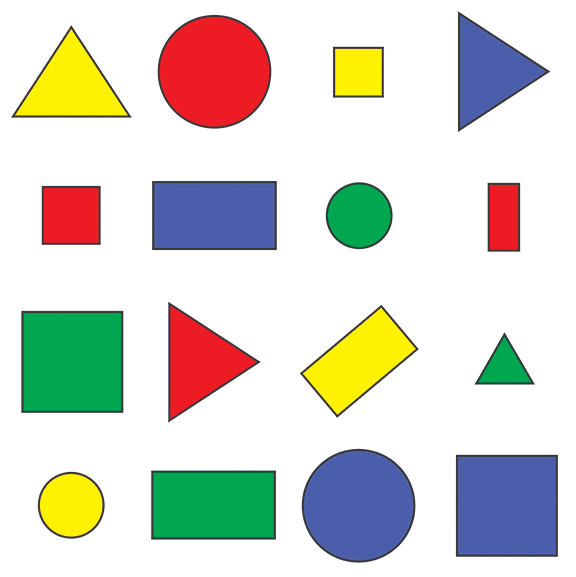
#> input picture pycharmproject/pyCV/resources/shapes.png, 576 x 577 px
$ python chapter8.py
#> lines starting #> are read from the running program, lines starting #| are printed output that depends on the picture; after the words box and inside, x2 and y2 are one past the last pixel; in counts of white or black regions, pixels touching at a corner belong together
### pycharmproject/pyCV/chapter6.py
import cv2
import numpy as np


def stackImages(scale, imgArray):
    rows = len(imgArray)
    cols = len(imgArray[0])
    rowsAvailable = isinstance(imgArray[0], list)
    width = imgArray[0][0].shape[1]
    height = imgArray[0][0].shape[0]

    if rowsAvailable:
        for x in range(0, rows):
            for y in range(0, cols):
                if imgArray[x][y].shape[:2] == imgArray[0][0].shape[:2]:
                    imgArray[x][y] = cv2.resize(imgArray[x][y], (0, 0), None, scale, scale)
                else:
                    imgArray[x][y] = cv2.resize(imgArray[x][y], (imgArray[0][0].shape[1], imgArray[0][0].shape[0]))
                    # imgArray[x][y] = cv2.resize(imgArray[x][y], (imgArray[0][0].shape[1], imgArray[0][0].shape[0]),
                    #                             None, scale, scale)
                if len(imgArray[x][y].shape) == 2:
                    imgArray[x][y] = cv2.cvtColor(imgArray[x][y], cv2.COLOR_GRAY2BGR)
        imageBlank = np.zeros((height, width, 3), np.uint8)
        hor = [imageBlank] * rows
        hor_con = [imageBlank] * rows
        for x in range(0, rows):
            hor[x] = np.hstack(imgArray[x])
        ver = np.vstack(hor)

    else:
        for x in range(0, rows):
            if imgArray[x].shape[:2] == imgArray[0].shape[:2]:
                imgArray[x] = cv2.resize(imgArray[x], (0, 0), None, scale, scale)
            else:
                imgArray[x] = cv2.resize(imgArray[x], (imgArray[0].shape[1], imgArray[0].shape[0]), None, scale, scale)
            if len(imgArray[x].shape) == 2:
                imgArray[x] = cv2.cvtColor(imgArray[x], cv2.COLOR_GRAY2BGR)
        hor = np.hstack(imgArray)
        ver = hor

    return ver

# [16 lines that do not run on import are left out]

### pycharmproject/pyCV/chapter8.py
import cv2
import numpy as np
from pycharmproject.pyCV.chapter6 import stackImages


# contours/shape detection
def getContours(img):
    # https://blog.csdn.net/hjxu2016/article/details/77833336
    contours, hierarchy = cv2.findContours(img, cv2.RETR_EXTERNAL, cv2.CHAIN_APPROX_NONE)
    for cnt in contours:
        area = cv2.contourArea(cnt)  # 计算轮廓的面积
        print(area)
        # cv2.drawContours(imgContour, cnt, -1, (255, 0, 0), 3)
        if area > 500:
            # 画出图片中的轮廓值，也可以用来画轮廓的近似值 参数说明:img 表示输入的需要画的图片， contours 表示轮廓值，-1 表示轮廓的索引, 如果是 - 1，则绘制其中的所有轮廓，(0, 0, 255) 表示颜色， 2 表示线条粗细
            cv2.drawContours(imgContour, cnt, -1, (255, 0, 0), 3)
            peri = cv2.arcLength(cnt, True)  # 计算轮廓的周长
            print(peri)
            # 用于获得轮廓的近似值，把一个连续光滑曲线折线化.使用 cv2.drawCountors 进行画图操作.cnt 为输入的轮廓值， epsilon 为阈值 T，通常使用轮廓的周长作为阈值，True 表示的是轮廓是闭合的
            approx = cv2.approxPolyDP(cnt, 0.02 * peri, True)
            print(approx)
            objCor = len(approx)
            # 获得外接矩形. x，y, w, h 分别表示外接矩形的 x 轴和 y 轴的坐标，以及矩形的宽和高， cnt 表示输入的轮廓值
            x, y, w, h = cv2.boundingRect(approx)
            if objCor == 3:
                objectType = "Triangle"
            elif objCor == 4:
                aspRatio = w / float(h)  # 宽高比
                if aspRatio > 0.95 and aspRatio < 1.05:
                    objectType = "square"
                else:
                    objectType = "Rectangle"
            elif objCor > 4:
                objectType = "Circles"
            else:
                objectType = "None"

            # 根据坐标在图像上画出矩形  img 表示传入的图片， (x, y) 表示左上角的位置，（x+w， y+h）表示加上右下角的位置，（0, 255, 0) 表示颜色，2 表示线条的粗细
            cv2.rectangle(imgContour, (x, y), (x + w, y + h), (0, 255, 0), 2)
            cv2.putText(imgContour, objectType, (x + (w // 2) - 10, y + (h // 2) - 10), cv2.FONT_HERSHEY_COMPLEX, 0.5,
                        (0, 55, 100), 2)


path = "resources/shapes.png"
img = cv2.imread(path)
#> img is the input picture: shape (577, 576, 3); mean B, G, R 205.1, 214.3, 214.2
imgContour = img.copy()

imgGray = cv2.cvtColor(img, cv2.COLOR_RGB2GRAY)
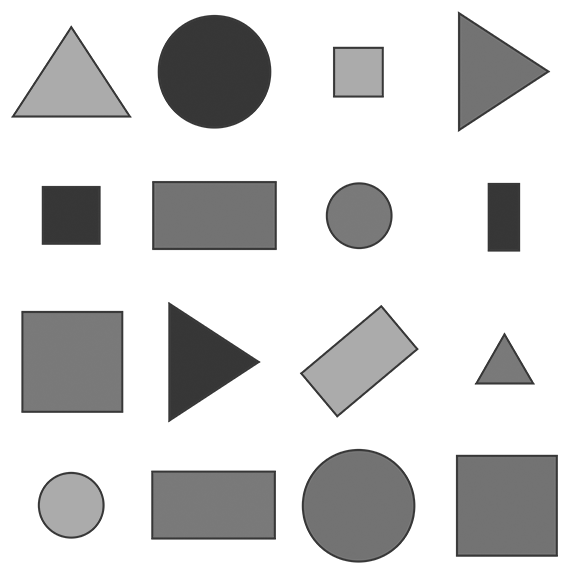
#> imgGray: shape (577, 576); min 54, max 255, mean 211.5
imgBlur = cv2.GaussianBlur(imgGray, (7, 7), 1)
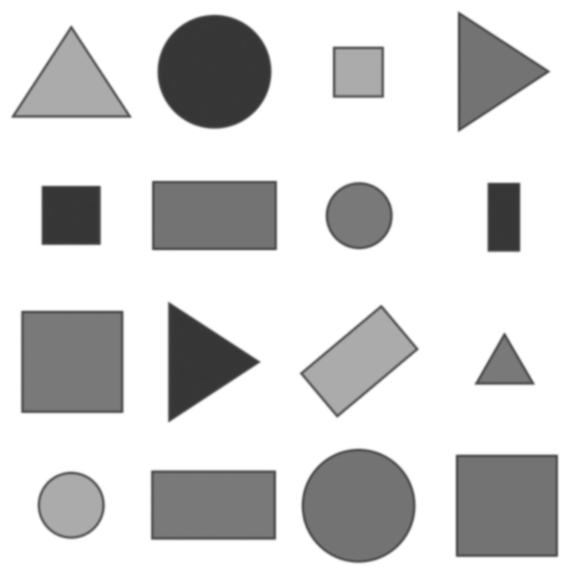
#> imgBlur: shape (577, 576); min 54, max 255, mean 211.5
imgCanny = cv2.Canny(imgBlur, 50, 50)  # 边缘化
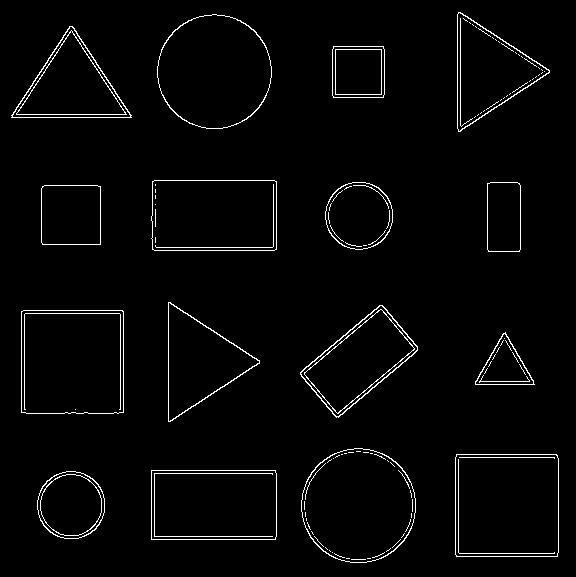
#> imgCanny: shape (577, 576); 2.5% white in thin lines or dots
getContours(imgCanny)
#> in getContours, `contours, hierarchy = cv2.findContours(img, cv2.RETR_EXTERNAL, cv2.CHA..`: contours = 16 contours; largest, box (x1, y1, x2, y2) and area: (455, 454, 559, 557) 10494, (21, 310, 124, 414) 10480, (301, 448, 416, 563) 10244, (157, 14, 272, 129) 10191, (151, 180, 277, 251) 8680
#> the loop in getContours, `for cnt in contours:` made 16 passes
#> (area, peri, approx, objCor, x, y, w, h) on passes 2, 3, 6, 7, 9, 10, 12: (8620, 386.8, [[151, 470], [151, 539], [275, 539], [275, 470]], 4, 151, 470, 125, 70), (10494.5, 407.1, [[456, 454], [456, 556], [557, 556], [557, 455]], 4, 456, 454, 102, 103), (10480, 411, [[21, 311], [21, 412], [123, 412], [122, 310]], 4, 21, 310, 103, 103), (6363.5, 338.7, [[382, 305], [300, 372], [336, 417], [417, 350]], 4, 300, 305, 118, 113), (3473, 233.7, [[42, 186], [42, 244], [100, 244], [100, 186]], 4, 42, 186, 59, 59), (2267.5, 201.1, [[487, 183], [487, 249], [519, 251], [520, 185]], 4, 487, 183, 34, 69), (8680, 387.3, [[152, 181], [152, 249], [276, 249], [276, 181]], 4, 152, 181, 125, 69)
#> (area, peri, approx, objCor, x, y, w, h) on passes 5, 8, 14, 16: (1619, 188, [[505, 332], [475, 384], [534, 384]], 3, 475, 332, 60, 53), (5606, 352, [[168, 302], [170, 421], [259, 360]], 3, 168, 302, 92, 120), (5674.5, 355.1, [[11, 115], [131, 117], [72, 26]], 3, 11, 26, 121, 92), (5721.5, 352.3, [[458, 12], [460, 131], [549, 70]], 3, 458, 12, 92, 120)
#> (printed output is left out)
#> after the loop in getContours, `for cnt in contours:`:
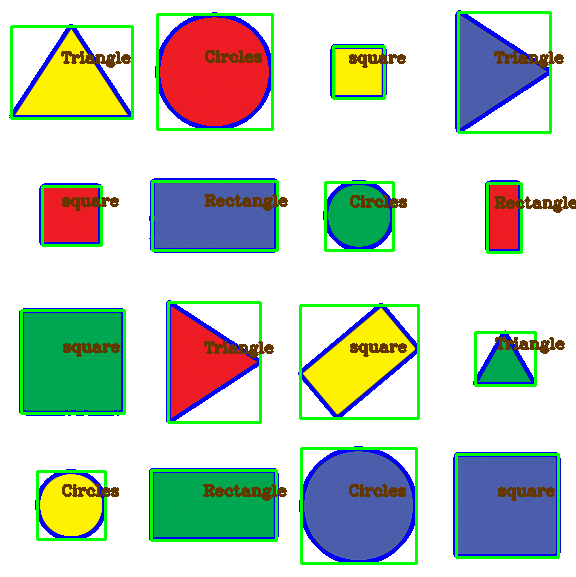
#> imgContour: shape (577, 576, 3); 11.47% of pixels changed, all inside (x1, y1, x2, y2) = (9, 10, 576, 565)

imgBlank = np.zeros_like(img)
imgStack = stackImages(0.6, ([img, imgGray, imgBlur],
                             [imgCanny, imgContour, imgBlank]))
#> after the loop in stackImages, `for x in range(0, rows):`: hor = 2 items
#> in stackImages, `ver = np.vstack(hor)`:
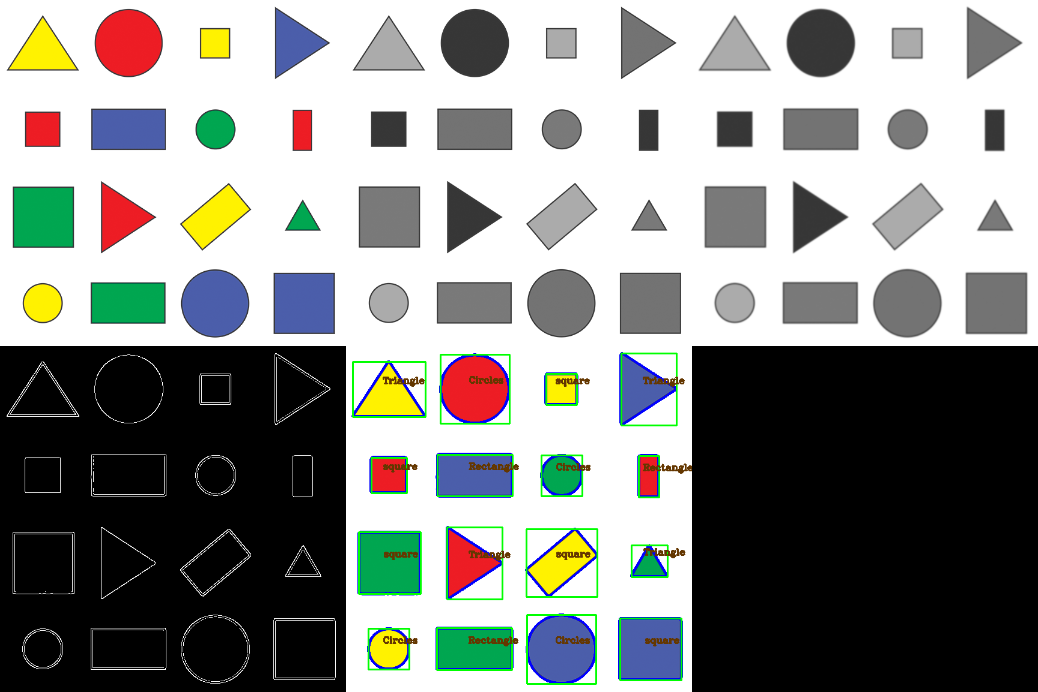
#> ver: shape (692, 1038, 3); mean of channels 0, 1, 2 138.2, 141.8, 139.9; drawn as B, G, R

# cv2.imshow("Original", img)
# cv2.imshow("Gray", imgGray)
# cv2.imshow("Blur", imgBlur)
cv2.imshow("stack", imgStack)
cv2.waitKey(0)
